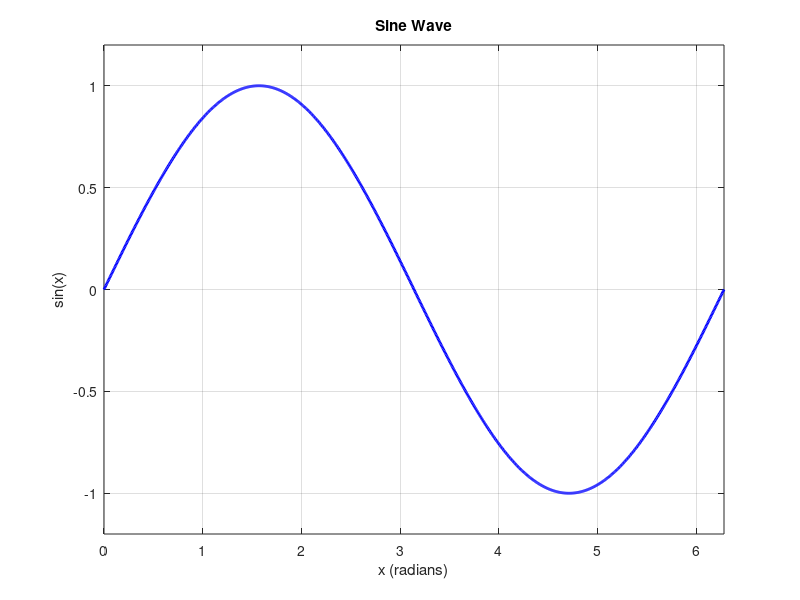

Recreate this plot in MATLAB.
% MATLAB script to plot a sine wave
% Generate x values from 0 to 2*pi
x = linspace(0, 2*pi, 1000);

% Calculate sine values
y = sin(x);

% Create the plot
figure;
plot(x, y, 'b-', 'LineWidth', 2);
title('Sine Wave');
xlabel('x (radians)');
ylabel('sin(x)');
grid on;

% Add some styling
xlim([0, 2*pi]);
ylim([-1.2, 1.2]);

% Display the plot
disp('Sine wave plot created successfully!');
